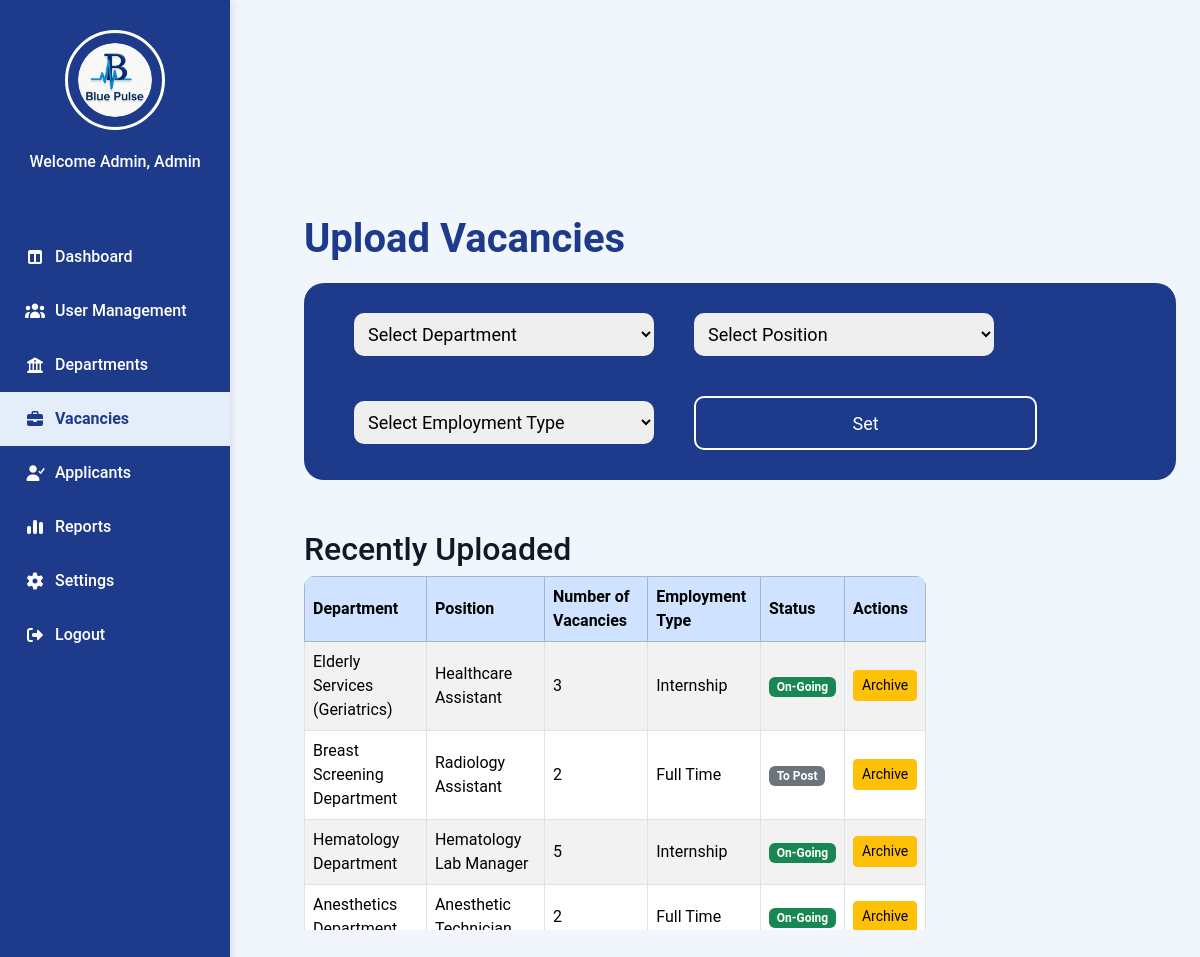
The app's page /Admin_Vacancies.php with its own data.
### tables this page shows
CREATE TABLE `vacancies` (
  `id` int(11) NOT NULL,
  `department_id` int(11) NOT NULL,
  `position_id` int(11) NOT NULL,
  `employment_type_id` int(11) NOT NULL,
  `vacancy_count` int(11) NOT NULL,
  `status` varchar(255) NOT NULL DEFAULT 'To Post',
  `posted_by` varchar(255) NOT NULL,
  `created_at` timestamp NOT NULL DEFAULT current_timestamp()
);

CREATE TABLE `department` (
  `deptID` int(11) NOT NULL,
  `deptName` varchar(100) NOT NULL
);

CREATE TABLE `position` (
  `positionID` int(11) NOT NULL,
  `departmentID` int(11) NOT NULL,
  `emtypeID` int(11) DEFAULT NULL,
  `position_title` varchar(150) NOT NULL
);

CREATE TABLE `employment_type` (
  `emtypeID` int(11) NOT NULL,
  `typeName` varchar(50) NOT NULL
);

### Admin_Vacancies.php (the view, shortened to what this page needs)
<?php
require 'admin/db.connect.php';
$adminQuery = $conn->query("SELECT fullname FROM user WHERE role = 'Admin'");
$adminname = ($adminQuery && $row = $adminQuery->fetch_assoc()) ? $row['fullname'] : 'Admin';
$recentQuery = $conn->query("
    SELECT v.id, v.vacancy_count, v.status, d.deptName, p.position_title, e.typeName AS employment_type
    FROM vacancies v
    JOIN department d ON v.department_id = d.deptID
    JOIN position p ON v.position_id = p.positionID
    JOIN employment_type e ON v.employment_type_id = e.emtypeID
    ORDER BY v.id DESC
    LIMIT 10
");
?>
<!DOCTYPE html>
<html lang="en">
<head>
    <link rel="stylesheet" href="admin-sidebar.css">
    <link rel="stylesheet" href="https://cdnjs.cloudflare.com/ajax/libs/font-awesome/7.0.1/css/all.min.css">
    <link rel="stylesheet" href="https://cdn.jsdelivr.net/npm/bootstrap@5.3.3/dist/css/bootstrap.min.css">
</head>
<body>
    <div class="sidebar">
        <div class="sidebar-logo">
            <img src="Images/hospitallogo.png" alt="Hospital Logo">
        </div>
        <div class="sidebar-name">
            <p><?php echo "Welcome Admin, $adminname"; ?></p>
        </div>
        <ul class="nav flex-column">
            <li><a href="Admin_Dashboard.php"><i class="fa-solid fa-table-columns"></i> Dashboard</a></li>
            <li><a href="Admin_UserManagement.php"><i class="fa-solid fa-users"></i> User Management</a></li>
            <li><a href="Admin_Departments.php"><i class="fa-solid fa-building-columns"></i> Departments</a></li>
            <li class="active"><a href="Admin_Vacancies.php"><i class="fa-solid fa-briefcase"></i> Vacancies</a></li>
            <li><a href="Admin-Applicants.php"><i class="fa-solid fa-user-check"></i> Applicants</a></li>
            <li><a href="Admin_Reports.php"><i class="fa-solid fa-chart-simple"></i> Reports</a></li>
            <li><a href="Admin-Settings.php"><i class="fa-solid fa-gear"></i> Settings</a></li>
            <li><a href="Login.php"><i class="fa-solid fa-right-from-bracket"></i> Logout</a></li>
        </ul>
    </div>
    <main class="main-content">
        <div class="main-content-header">
            <h1>Upload Vacancies</h1>
        </div>
        <form method="POST" id="vacancyForm">
            <div class="set-vacancies">
                <div class="select-options">
                    <select name="department" id="department" required>
                        <option value="" disabled selected>Select Department</option>
                    </select>
                </div>
                <div class="select-options">
                    <select name="position" id="position" required>
                        <option value="" disabled selected>Select Position</option>
                    </select>
                </div>
                <div class="select-options">
                    <select name="employment_type" id="employment_type" required>
                        <option value="" disabled selected>Select Employment Type</option>
                    </select>
                </div>
                <button type="button" id="openModalBtn">Set</button>
            </div>
        </form>
        <div class="recent-section">
            <h2>Recently Uploaded</h2>
            <table class="table table-bordered table-striped w-75">
                <thead class="table-primary">
                    <tr>
                        <th>Department</th>
                        <th>Position</th>
                        <th>Number of Vacancies</th>
                        <th>Employment Type</th>
                        <th>Status</th>
                        <th>Actions</th>
                    </tr>
                </thead>
                <tbody>
                    <?php if ($recentQuery && $recentQuery->num_rows > 0): ?>
                        <?php while ($row = $recentQuery->fetch_assoc()): ?>
                            <tr>
                                <td><?= htmlspecialchars($row['deptName']) ?></td>
                                <td><?= htmlspecialchars($row['position_title']) ?></td>
                                <td><?= htmlspecialchars($row['vacancy_count']) ?></td>
                                <td><?= htmlspecialchars($row['employment_type']) ?></td>
                                <td>
                                    <?php if ($row['status'] === 'On-Going'): ?>
                                        <span class="badge bg-success"><?= htmlspecialchars($row['status']) ?></span>
                                    <?php elseif ($row['status'] === 'Closed'): ?>
                                        <span class="badge bg-danger"><?= htmlspecialchars($row['status']) ?></span>
                                    <?php else: ?>
                                        <span class="badge bg-secondary"><?= htmlspecialchars($row['status']) ?></span>
                                    <?php endif; ?>
                                </td>
                                <td>
                                    <a href="archive_vacancy.php?id=<?= $row['id'] ?>"
                                        class="btn btn-sm btn-warning">Archive</a>
                                </td>
                            </tr>
                        <?php endwhile; ?>
                    <?php else: ?>
                        <tr>
                            <td colspan="6" class="text-center text-muted">No vacancies uploaded yet.</td>
                        </tr>
                    <?php endif; ?>
                </tbody>
            </table>
        </div>
    </main>
</body>
</html>

### admin-sidebar.css (style rules this page uses)
* { margin: 0; padding: 0; box-sizing: border-box; }
body { font-family: "Poppins", "Roboto", sans-serif; }
img { height: 75px; width: 75px; padding: 10px; border-radius: 50%; }
.main-content { display: flex; justify-content: center; }
button { font-family: "Roboto", sans-serif; background-color: #2563EB; border: none; border-radius: 20px; width: 343px; height: 54px; color: #CEE3F5; font-size: 16px; margin: 20px 10px; cursor: pointer; transition: 0.3s; }
.main-content, .login-button, .forgot-password, .show-password { display: flex; justify-content: center; }
.sidebar { width: 230px; background-color: #1E3A8A; height: 100vh; display: flex; flex-direction: column; align-items: center; padding-top: 30px; position: fixed; left: 0; top: 0; box-shadow: 2px 0 8px rgba(0, 0, 0, 0.1); overflow-y: auto; scrollbar-width: thin; scrollbar-color: #e5edfb transparent; }
.nav { margin-top: 40px; list-style: none; width: 100%; padding: 0; }
.nav li { width: 100%; }
.nav li a { color: #ffffff; text-decoration: none; display: flex; align-items: center; gap: 10px; padding: 15px 25px; font-weight: 500; transition: all 0.3s ease; width: 100%; box-sizing: border-box; }
.nav li a:hover, .nav li.active a { background-color: #e5edfb; color: #1E3A8A; font-weight: 600; }
.nav i { width: 20px; text-align: center; }
.sidebar-logo { display: flex; flex-direction: column; align-items: center; gap: 10px; margin-bottom: 20px; }
.sidebar-logo img { width: 100px; height: 100px; border-radius: 50%; border: 3px solid white; cursor: pointer; transition: transform 0.3s ease; }
.sidebar-name p { color: white; text-align: center; font-weight: 500; }
:root { --primary:#1E3A8A; --primary-600:#2563EB; --bg:#F5F8FF; --text:#111827; --muted:#4b5563; --radius:12px; --shadow:0 10px 25px rgba(15,23,42,.08); --space-1:4px; --space-2:8px; --space-3:12px; --space-4:16px; --space-5:24px; --space-6:32px; --space-7:40px; }
.main-content { margin-left:230px !important; padding: var(--space-6) var(--space-5) !important; min-height:100vh; display:block; }
.main-content-header h1 { color: var(--primary); font-weight:700; margin-bottom: var(--space-6); }
.table { border-collapse: collapse; border-radius: var(--radius); overflow: hidden; }
.table th, .table td { padding: var(--space-4) var(--space-5); vertical-align: middle; }
.table thead { background-color: #e5edfb; }
.btn { border-radius: 10px; padding: 10px 16px; }
.badge { border-radius:999px; padding:6px 10px; }

### Admin_Vacancies.php (style rules this page uses)
body { font-family: 'Poppins', 'Roboto', sans-serif; margin: 0; display: flex; background-color: #f1f5fc; color: #111827; }
.main-content { padding: 40px 30px; margin-left: 250px; flex: 1; display: flex; flex-direction: column; overflow-y: auto; max-height: 100vh; }
.main-content-header h1 { color: #1E3A8A; margin-bottom: 20px; margin-left: 50px; }
.set-vacancies { background-color: #1E3A8A; display: flex; align-items: center; gap: 40px; flex-wrap: wrap; border-radius: 20px; padding: 30px 50px; width: fit-content; margin-left: 50px; margin-top: 0; margin-bottom: 50px; }
.recent-section { margin-left: 50px; margin-top: 0; width: 90%; max-height: 400px; overflow-y: auto; }
.recent-section table { width: 100%; background: white; border-radius: 10px; overflow: hidden; }
.select-options { display: flex; flex-direction: column; width: 300px; }
.select-options select, input { font-size: 18px; padding: 10px; border-radius: 10px; border: none; outline: none; }
button { border: 2px solid white; background-color: #1E3A8A; color: white; font-size: 18px; padding: 12px 30px; border-radius: 10px; cursor: pointer; }

### records on screen
vacancies: department.deptName "Elderly Services (Geriatrics)", position.position_title "Healthcare Assistant", vacancy_count "3", employment_type.typeName "Internship", status "On-Going"
vacancies: department.deptName "Breast Screening Department", position.position_title "Radiology Assistant", vacancy_count "2", employment_type.typeName "Full Time", status "To Post"
vacancies: department.deptName "Hematology Department", position.position_title "Hematology Lab Manager", vacancy_count "5", employment_type.typeName "Internship", status "On-Going"
vacancies: department.deptName "Anesthetics…", position.position_title "Anesthetic…", vacancy_count "2", employment_type.typeName "Full Time", status "On-Going"

### other values on screen
$adminname "Admin"
